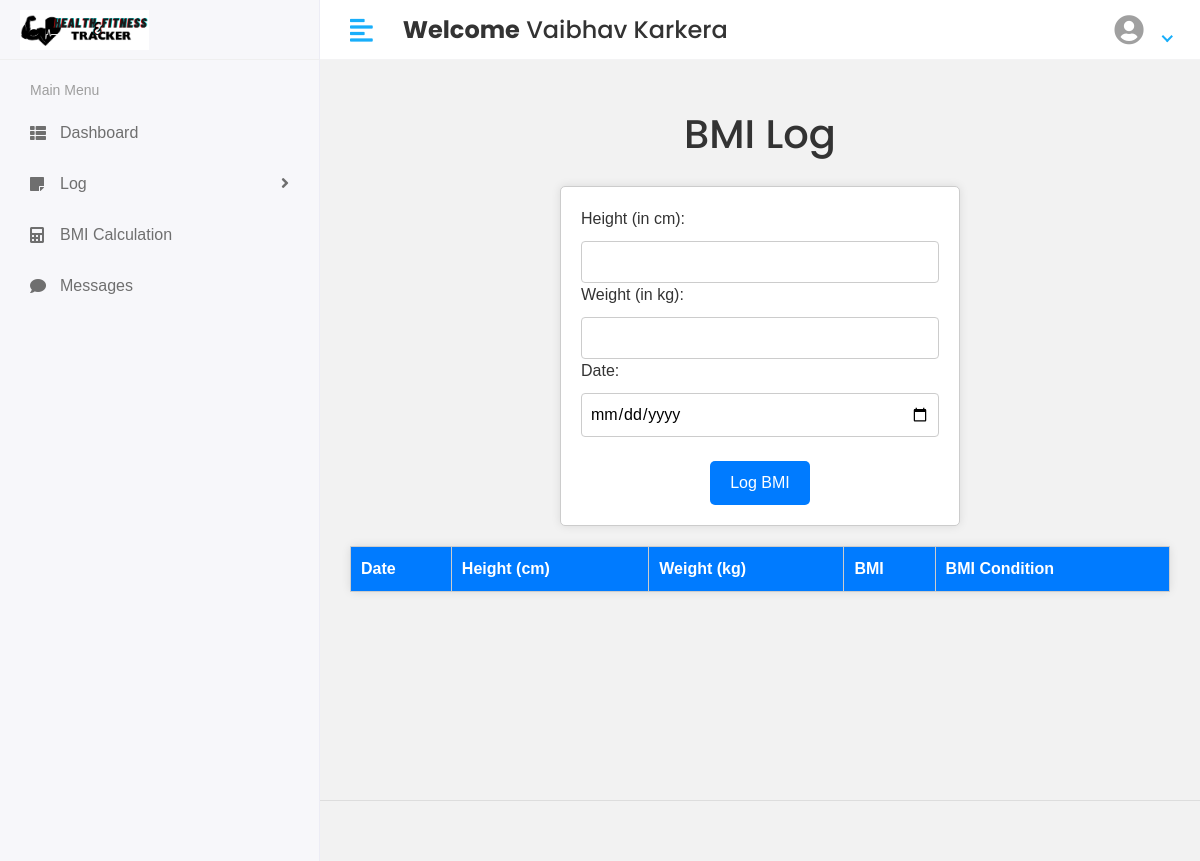
/User/log/bmi_log (signed in), run on an earlier commit of the app's database.
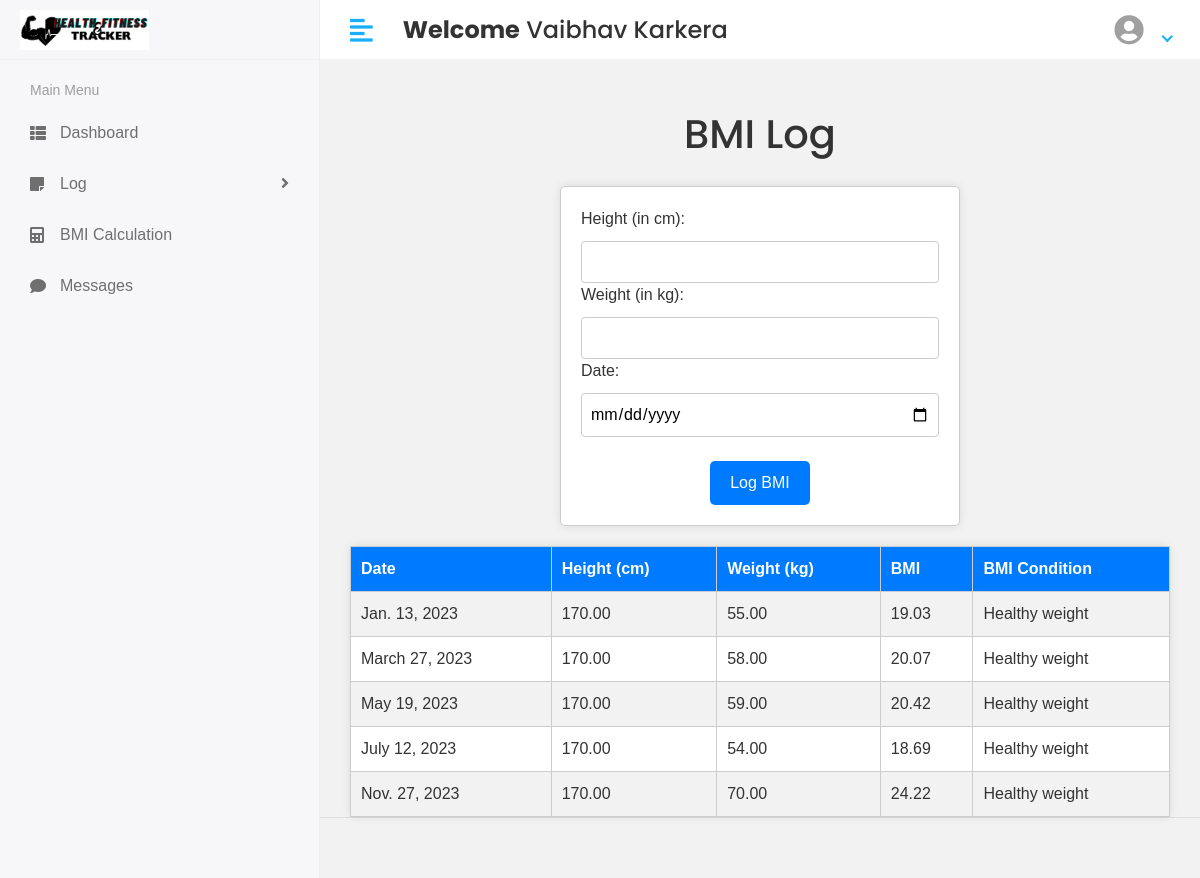
And on a later commit of the database.
### app/models.py (models this page shows, shortened)
class BMILog(models.Model):
    user = models.ForeignKey('CustomUser', on_delete=models.CASCADE)
    height = models.DecimalField(max_digits=5, decimal_places=2)  # Height in centimeters
    weight = models.DecimalField(max_digits=5, decimal_places=2)  # Weight in kilograms
    bmi = models.DecimalField(max_digits=5, decimal_places=2)  # BMI value
    log_date = models.DateField(null=True, blank=True)
    def get_bmi_condition(self):
        if self.bmi < 18.5:
            return 'Underweight'
        elif 18.5 <= self.bmi < 24.9:
            return 'Healthy weight'
        elif 24.9 <= self.bmi < 29.9:
            return 'Overweight'
        else:
            return 'Obesity'

### health_and_fitness_tracker/user_views.py (the view)
# urls.py: path('User/log/bmi_log', user_views.log_bmi, name='bmi_log'),
def log_bmi(request):
    context = {}
    if request.method == "POST":
        form = BMILogForm(request.POST)
        if form.is_valid():
            bmi_log = form.save(commit=False)
            bmi_log.user = request.user
            if not bmi_log.log_date:
                bmi_log.log_date = timezone.now().date()
            height_m = bmi_log.height / 100
            bmi_log.bmi = bmi_log.weight / (height_m * height_m)
            bmi_log.save()
            messages.success(request, 'BMI log entry added successfully.')
            return redirect('bmi_log')
        else:
            messages.error(request, 'Invalid form data. Please check and try again.')
    else:
        form = BMILogForm()
    context['form'] = form
    context['bmi_logs'] = BMILog.objects.filter(user=request.user)
    return render(request, 'User/bmi_log.html', context)

### app/forms.py
class BMILogForm(forms.ModelForm):
    class Meta:
        model = BMILog
        fields = ['height', 'weight', 'log_date']

### template/User/bmi_log.html (shortened to what this page needs)
{% extends "base.html" %}
{% load static %}
{% block content %}
    <h1>BMI Log</h1>
    <form method="post" action="{% url 'bmi_log' %}">
        <label for="height">Height (in cm):</label>
        <input type="number" id="height" name="height" min="0" step="0.1" required>
        <label for="weight">Weight (in kg):</label>
        <input type="number" id="weight" name="weight" min="0" step="0.1" required>
        <label for="log_date">Date:</label>
        <input type="date" id="log_date" name="log_date" required>
        <br><br>
        <button type="submit">Log BMI</button>
    </form>
    <table>
        <tr>
            <th>Date</th>
            <th>Height (cm)</th>
            <th>Weight (kg)</th>
            <th>BMI</th>
            <th>BMI Condition</th>
        </tr>
        {% for log in bmi_logs %}
        <tr>
            <td>{{ log.log_date }}</td>
            <td>{{ log.height }}</td>
            <td>{{ log.weight }}</td>
            <td>{{ log.bmi }}</td>
            <td>{{ log.get_bmi_condition }}</td>
        </tr>
        {% endfor %}
    </table>
</div>
{% endblock %}

What changed in the data, as far as the page shows it:
added BMILog: log_date "Jan. 13, 2023", height "170.00", weight "55.00", bmi "19.03", get_bmi_condition "Healthy weight"
added BMILog: log_date "March 27, 2023", height "170.00", weight "58.00", bmi "20.07", get_bmi_condition "Healthy weight"
added BMILog: log_date "May 19, 2023", height "170.00", weight "59.00", bmi "20.42", get_bmi_condition "Healthy weight"
added BMILog: log_date "July 12, 2023", height "170.00", weight "54.00", bmi "18.69", get_bmi_condition "Healthy weight"
added BMILog: log_date "Nov. 27, 2023", height "170.00", weight "70.00", bmi "24.22", get_bmi_condition "Healthy weight"
